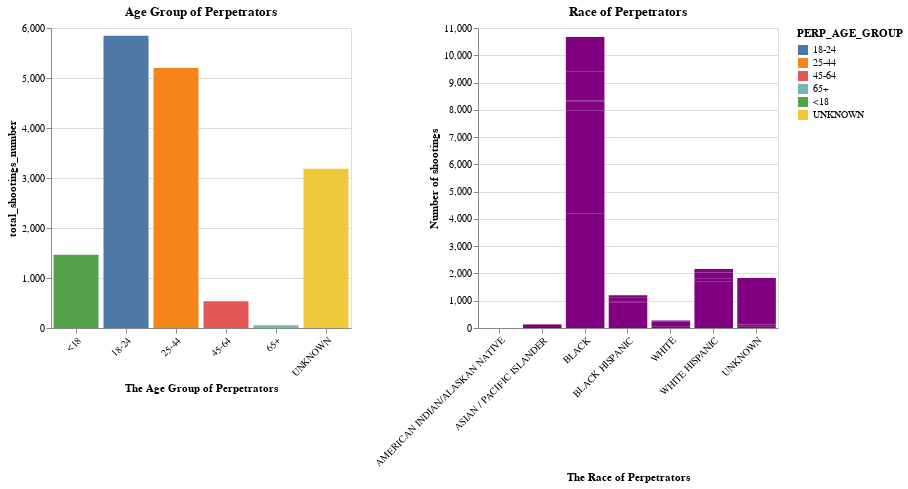

The code cell stored with this chart in its notebook:
### Markdown cell above
### 3.  The characteristic of perpetrators in NYC shooting incidents

Besides locations, the perpetrators are also interesting to analyze. The following gragh will show users the perpetrators' age group. The bar chart is good to demonstrate the numbers and making comparision. In this graph, I still chose the bar chart with different color, but at this time, colors are used as a tool to show the distinction of different age groups. According to the bar chart, despites there is a large portion of unknown data, it will be easiler for users to conclude that the age group of 18-24 owns the highest number of shooting incidents, followed by 25-44. Additionally, if users are interested in one specific age group, they can select this age group bar by clicking. And the right side gragh will provide with the racial information in that group. This racial information is also shown by a bar chart which would be a good tool for comparision.

### Code cell
## clean data. Convert NaN to UNKNOWN
data["PERP_AGE_GROUP"] = data["PERP_AGE_GROUP"].replace(np.nan, 'UNKNOWN')
data["PERP_AGE_GROUP"] = data["PERP_AGE_GROUP"].replace(['1020', '940','224'], 'UNKNOWN')  
data_perp = data.groupby(['PERP_AGE_GROUP','PERP_RACE'])['PERP_AGE_GROUP'].count().reset_index(name='Number of shootings')

data["PERP_RACE"] = data["PERP_RACE"].replace(np.nan,"UNKNOWN")

click = alt.selection_multi(encodings=['color'])

p_age_group_race = alt.Chart(data_perp).mark_bar(color = 'purple').encode(
    x= alt.X('PERP_RACE:N',
             title = "The Race of Perpetrators",
             sort=['AMERICAN INDIAN/ALASKAN NATIVE', 'ASIAN / PACIFIC ISLANDER',
                   'BLACK', 'BLACK HISPANIC','WHITE', 'WHITE HISPANIC','UNKNOWN'],
            axis=alt.Axis(labelAngle=-45)),
    y='Number of shootings',
    tooltip = ['Number of shootings:Q']
).transform_filter(
    click
).properties(
    height = 300,
    width = 300,
    title = "Race of Perpetrators"
)

p_age_group = alt.Chart(data_perp).mark_bar().encode(
    x = alt.X('PERP_AGE_GROUP:N',
              title ="The Age Group of Perpetrators",
              sort=['<18','18-24', '25-44', '45-64', '65+', 'UNKNOWN'],
              axis=alt.Axis(labelAngle=-45)),
    y='total_shootings_number:Q',
    tooltip = ['total_shootings_number:Q'],
    color=alt.condition(click, 'PERP_AGE_GROUP', alt.value('lightgray'))    
).transform_aggregate(
    total_shootings_number ='sum(Number of shootings)',
    groupby=["PERP_AGE_GROUP"]
).add_selection(
    click
).properties(
    height = 300,
    width = 300,
    title = "Age Group of Perpetrators"
)

p_age_group | p_age_group_race

### Figure 1 — Vega-Lite specification as saved in the notebook (floating-point values rounded to 4 significant figures)
{"config": {"view": {"continuousWidth": 400, "continuousHeight": 300}}, "hconcat": [{"mark": "bar", "encoding": {"color": {"condition": {"field": "PERP_AGE_GROUP", "type": "nominal", "selection": "selector001"}, "value": "lightgray"}, "tooltip": [{"field": "total_shootings_number", "type": "quantitative"}], "x": {"axis": {"labelAngle": -45}, "field": "PERP_AGE_GROUP", "sort": ["<18", "18-24", "25-44", "45-64", "65+", "UNKNOWN"], "title": "The Age Group of Perpetrators", "type": "nominal"}, "y": {"field": "total_shootings_number", "type": "quantitative"}}, "height": 300, "selection": {"selector001": {"type": "multi", "encodings": ["color"]}}, "title": "Age Group of Perpetrators", "transform": [{"aggregate": [{"op": "sum", "field": "Number of shootings", "as": "total_shootings_number"}], "groupby": ["PERP_AGE_GROUP"]}], "width": 300}, {"mark": {"type": "bar", "color": "purple"}, "encoding": {"tooltip": [{"field": "Number of shootings", "type": "quantitative"}], "x": {"axis": {"labelAngle": -45}, "field": "PERP_RACE", "sort": ["AMERICAN INDIAN/ALASKAN NATIVE", "ASIAN / PACIFIC ISLANDER", "BLACK", "BLACK HISPANIC", "WHITE", "WHITE HISPANIC", "UNKNOWN"], "title": "The Race of Perpetrators", "type": "nominal"}, "y": {"field": "Number of shootings", "type": "quantitative"}}, "height": 300, "title": "Race of Perpetrators", "transform": [{"filter": {"selection": "selector001"}}], "width": 300}], "data": {"name": "data-61a28f6f3624853cdacc20e4cdd4eeee"}, "$schema": "https://vega.github.io/schema/vega-lite/v4.17.0.json", "datasets": {"data-61a28f6f3624853cdacc20e4cdd4eeee": [{"PERP_AGE_GROUP": "18-24", "PERP_RACE": "AMERICAN INDIAN/ALASKAN NATIVE", "Number of shootings": 1}, {"PERP_AGE_GROUP": "18-24", "PERP_RACE": "ASIAN / PACIFIC ISLANDER", "Number of shootings": 41}, {"PERP_AGE_GROUP": "18-24", "PERP_RACE": "BLACK", "Number of shootings": 4191}, {"PERP_AGE_GROUP": "18-24", "PERP_RACE": "BLACK HISPANIC", "Number of shootings": 550}, {"PERP_AGE_GROUP": "18-24", "PERP_RACE": "UNKNOWN", "Number of shootings": 64}, {"PERP_AGE_GROUP": "18-24", "PERP_RACE": "WHITE", "Number of shootings": 45}, {"PERP_AGE_GROUP": "18-24", "PERP_RACE": "WHITE HISPANIC", "Number of shootings": 952}, {"PERP_AGE_GROUP": "25-44", "PERP_RACE": "AMERICAN INDIAN/ALASKAN NATIVE", "Number of shootings": 1}, {"PERP_AGE_GROUP": "25-44", "PERP_RACE": "ASIAN / PACIFIC ISLANDER", "Number of shootings": 68}, {"PERP_AGE_GROUP": "25-44", "PERP_RACE": "BLACK", "Number of shootings": 3780}, {"PERP_AGE_GROUP": "25-44", "PERP_RACE": "BLACK HISPANIC", "Number of shootings": 392}, {"PERP_AGE_GROUP": "25-44", "PERP_RACE": "UNKNOWN", "Number of shootings": 59}, {"PERP_AGE_GROUP": "25-44", "PERP_RACE": "WHITE", "Number of shootings": 137}, {"PERP_AGE_GROUP": "25-44", "PERP_RACE": "WHITE HISPANIC", "Number of shootings": 765}, {"PERP_AGE_GROUP": "45-64", "PERP_RACE": "ASIAN / PACIFIC ISLANDER", "Number of shootings": 7}, {"PERP_AGE_GROUP": "45-64", "PERP_RACE": "BLACK", "Number of shootings": 342}, {"PERP_AGE_GROUP": "45-64", "PERP_RACE": "BLACK HISPANIC", "Number of shootings": 43}, {"PERP_AGE_GROUP": "45-64", "PERP_RACE": "UNKNOWN", "Number of shootings": 5}, {"PERP_AGE_GROUP": "45-64", "PERP_RACE": "WHITE", "Number of shootings": 54}, {"PERP_AGE_GROUP": "45-64", "PERP_RACE": "WHITE HISPANIC", "Number of shootings": 84}, {"PERP_AGE_GROUP": "65+", "PERP_RACE": "BLACK", "Number of shootings": 26}, {"PERP_AGE_GROUP": "65+", "PERP_RACE": "BLACK HISPANIC", "Number of shootings": 5}, {"PERP_AGE_GROUP": "65+", "PERP_RACE": "UNKNOWN", "Number of shootings": 1}, {"PERP_AGE_GROUP": "65+", "PERP_RACE": "WHITE", "Number of shootings": 17}, {"PERP_AGE_GROUP": "65+", "PERP_RACE": "WHITE HISPANIC", "Number of shootings": 8}, {"PERP_AGE_GROUP": "<18", "PERP_RACE": "ASIAN / PACIFIC ISLANDER", "Number of shootings": 14}, {"PERP_AGE_GROUP": "<18", "PERP_RACE": "BLACK", "Number of shootings": 1079}, {"PERP_AGE_GROUP": "<18", "PERP_RACE": "BLACK HISPANIC", "Number of shootings": 120}, {"PERP_AGE_GROUP": "<18", "PERP_RACE": "UNKNOWN", "Number of shootings": 16}, {"PERP_AGE_GROUP": "<18", "PERP_RACE": "WHITE", "Number of shootings": 8}, {"PERP_AGE_GROUP": "<18", "PERP_RACE": "WHITE HISPANIC", "Number of shootings": 226}, {"PERP_AGE_GROUP": "UNKNOWN", "PERP_RACE": "ASIAN / PACIFIC ISLANDER", "Number of shootings": 11}, {"PERP_AGE_GROUP": "UNKNOWN", "PERP_RACE": "BLACK", "Number of shootings": 1250}, {"PERP_AGE_GROUP": "UNKNOWN", "PERP_RACE": "BLACK HISPANIC", "Number of shootings": 93}, {"PERP_AGE_GROUP": "UNKNOWN", "PERP_RACE": "UNKNOWN", "Number of shootings": 1691}, {"PERP_AGE_GROUP": "UNKNOWN", "PERP_RACE": "WHITE", "Number of shootings": 11}, {"PERP_AGE_GROUP": "UNKNOWN", "PERP_RACE": "WHITE HISPANIC", "Number of shootings": 129}]}}
